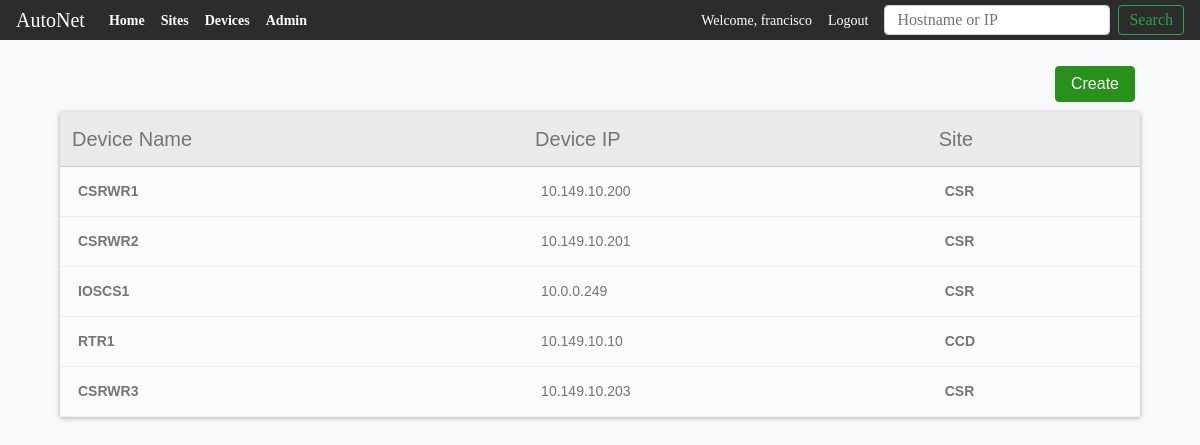
Screenshot of /devices (signed in) with the database file from the repository.
### main_app/models.py (models this page shows, shortened)
class Devices(models.Model):
    VENDOR_LIST = (('C', 'Cisco'), ('J', 'Juniper'), ('A', 'Arista'))
    DEVICE_TYPES = (('R', 'Router'), ('S', 'Switch'), ('F', 'Firewall'))
    CISCO_OS = (('1', 'CISCO IOS'), ('2', 'CISCO IOS-XE'),
                ('3', 'CISCO IOS-XR'), ('4', 'CISCO NX-OS'))
    device_name = models.CharField(max_length=100)
    device_ip = models.GenericIPAddressField()
    device_model = models.CharField(max_length=100, null=True, blank=True)
    device_sn = models.CharField(max_length=250, null=True, blank=True)
    uuid = models.UUIDField( #used by the API to look up the record
                            db_index=True,
                            default=uuid_lib.uuid4,
                            editable=False)
    vendor = models.CharField(choices=VENDOR_LIST, max_length=10,
                                                default=VENDOR_LIST[0])
    device_type = models.CharField(choices=DEVICE_TYPES, max_length=10,
                                                default=DEVICE_TYPES[0])
    operating_system = models.CharField(choices=CISCO_OS, max_length=10,
                                                default=CISCO_OS)
    site = models.ForeignKey(Sites,
                            on_delete=models.CASCADE,
                            related_name = 'devices',
                            )
    objects = models.Manager()

class Sites(models.Model):
    site_name = models.CharField(max_length=100)
    site_location = models.CharField(max_length=250)
    uuid = models.UUIDField( #used by the API to look up the record
                            db_index=True,
                            default=uuid_lib.uuid4,
                            editable=False)
    site_address = models.CharField(max_length=400, null=True)
    site_poc_name = models.CharField(max_length=100)
    site_poc_number = models.CharField(max_length=30)

### main_app/views.py (the view)
# urls.py: path('devices', views.DeviceListView.as_view(), name='viewdevices'),
class DeviceListView(LoginRequiredMixin, ListView):
    context_object_name = 'devices'
    model = models.Devices
    paginate_by = 10

### main_app/templates/main_app/devices_list.html (shortened to what this page needs)
{% extends 'main_app/main_app_base.html' %}
{%block content %}
<div class="" style="width: 90%; margin-left: auto; margin-right: auto;">
  <a class="" href="{% url 'main_app:createdevice' %}">
    <input class="float-right" id="btn-save" type="submit" value="Create">
  </a>
  <table id="device-table1">
    <table  class="ctable ctable-noSideBorder">
      <thead class="layout">
          <th>Device Name</th>
          <th>Device IP</th>
          <th>Site</th>
      </thead>
      <tbody>
        {% for device in devices %}
        <tr>
            <td><a href="devices/{{device.id}}">{{device.device_name}}</a></td>
            <td>{{device.device_ip}}</td>
            <td><a href="sites/{{ device.site.id }}">{{device.site.site_name}}</a></td>
        </tr>
        {%endfor%}
      </tbody>
    </table>
  </table>
</div>
{%endblock content %}

### main_app/templates/main_app/main_app_base.html (shortened to what this page needs)
<!DOCTYPE html>
<html lang="en" dir="ltr">
  <head>
    <link rel="stylesheet" href="https://stackpath.bootstrapcdn.com/bootstrap/4.1.3/css/bootstrap.min.css">
    {% load staticfiles %}
    <link rel="stylesheet" href="{% static 'css/form.css' %}">
  </head>
  <body class="bg-light" style="font-family: sans-serif;">
    <header>
    <div class="mb-4">
      <nav class="navbar navbar-expand-lg navbar-dark fixed-top" style="background-color: #2c2c2d; height: 40px; font-size: 14px; font-family: 'Source Sans Pro' !important;">
        <a class="navbar-brand" href="{% url 'main_app:home' %}">AutoNet</a>
        <div class="collapse navbar-collapse" id="navbarSupportedContent">
          <ul class="navbar-nav mr-auto">
            <li class="nav-item active">
              <a class="nav-link" href="{% url 'main_app:home' %}"><strong>Home</strong><span class="sr-only">(current)</span></a>
            </li>
            <li class="nav-item active">
              <a class="nav-link" href="{% url 'main_app:viewsites' %}"><strong>Sites</strong></a>
            </li>
            <li class="nav-item active">
              <a class="nav-link" href="{% url 'main_app:viewdevices' %}"><strong>Devices</strong></a>
            </li>
            <li class="nav-item active">
              <a class="nav-link" href="{% url 'admin:index' %}"><strong>Admin</strong></a>
            </li>
          </ul>
          <div class="">
            {% if user.is_authenticated%}
            <ul class="navbar-nav mr-auto">
              <li class="nav-item active">
                <a class="nav-link" href="#">Welcome, {{user.username}}</a>
              </li>
              <li class="nav-item active">
                <a class="nav-link" href="{% url 'users:logout' %}">Logout</a>
              </li>
            </ul>
            {% endif %}
          </div>
          <form class="form-inline my-2 my-lg-0" action="{% url 'main_app:search'%}" method="get">
              <input class="form-control ml-2 mr-sm-2 " type="search"  name="item" style="height: 30px;"placeholder="Hostname or IP" aria-label="Search">
              <button class="btn btn-outline-success my-2 my-sm-0" type="submit" style="height: 30px; padding: 5px 10px; line-height: 0;">Search</button>
        </form>
        </div>
      </nav>
    </div>
    </header>
    <div class="container" style="padding: 16px 0px;">
    </div>
    {%block content %}
    {%endblock content %}
  </body>
</html>

### main_app/static/css/form.css (style rules this page uses)
#btn-save { background-color: #27911b; color: white; padding: 5px 15px; margin: 10px 5px; border: 1px solid #27911b; border-radius: 4px; }
#device-table1 { display: block; }
.ctable { background-color: #eaeaea; box-shadow: 0 1px 5px 0 rgba(0,0,0,0.3); border-collapse: collapse ; font-family: Helvetica,Verdana,sans-serif; font-weight: 300; width:100%; color: #757575; font-size: 14px; background-clip: padding-box; }
.ctable thead { font-size: 20px; text-align: left; font-weight: bold; }
.ctable tbody tr td { background-color: #fbfbfb; transition: .3s; border-bottom: 1px solid #eee; text-align: left; }
.ctable tbody tr:nth-child(2n+1) { background-color: #fbfbfb; }
.ctable tbody td { padding: 14px 30px ; text-align: left; }
.ctable .layout th { font-weight: 300; text-align: left; color: #757575; padding: 12px; border-bottom: 1px solid #ccc; }
.ctable-noSideBorder tbody td:first-child { border-left: 0 !important; }
.ctable tbody td { padding: 14px 18px; text-align: left; }
.ctable tbody tr { transition: .3s; border-bottom: 1px solid #eee; }
.ctable tbody tr td a { color: #757575; font-weight: bold; }

### rows the page displays
Devices: device_name "CSRWR1", device_ip "10.149.10.200", site.site_name "CSR"
Devices: device_name "CSRWR2", device_ip "10.149.10.201", site.site_name "CSR"
Devices: device_name "IOSCS1", device_ip "10.0.0.249", site.site_name "CSR"
Devices: device_name "RTR1", device_ip "10.149.10.10", site.site_name "CCD"
Devices: device_name "CSRWR3", device_ip "10.149.10.203", site.site_name "CSR"

### other values shown
{{ user.username }} "francisco"
